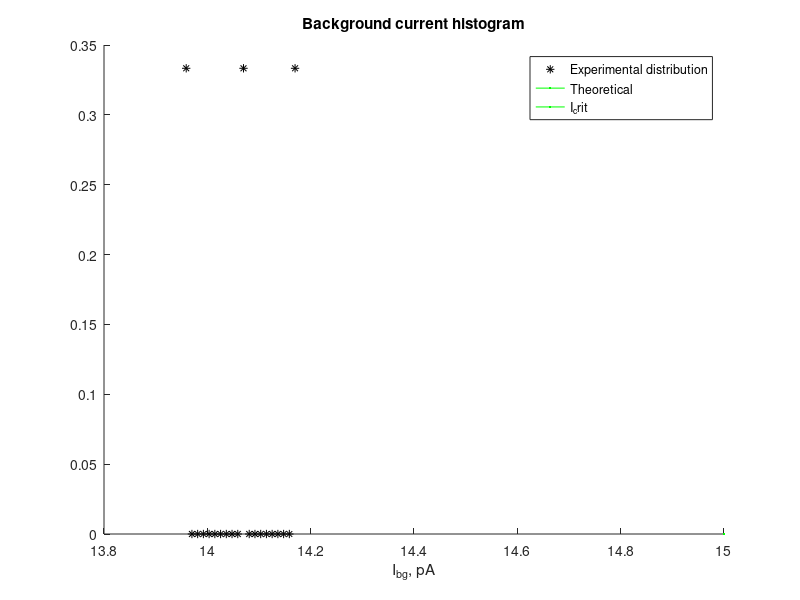

Write MATLAB code to recreate this figure.
%% Print Analysed Raw Data
function pard
global pi
pi = 3.14159265359;
    fprintf('\n\t\tNew instance %4.0f\n', random('Uniform', 1, 99999));

    LOAD_NEURON_PARAMETERS = 1;
    LOAD_POTENTIALS = 0;
    LOAD_SYNAPSE_DATA = 0;
    LOAD_SPIKES = 0;
    LOAD_SYNAPSES = 0;
    LOAD_CURRENTS = 0;
    
    CALCULATE_AVERAGE_POTENTIAL = LOAD_POTENTIALS * 1;              %Plots an average potential vs time
    CALCULATE_AVERAGE_CURRENT = LOAD_CURRENTS * 1;                  %Plots average synaptic current (with SD) vs time
    CALCULATE_BG_CURRENT_HISTOGRAM = LOAD_NEURON_PARAMETERS * 1;    %Plots a histogram of background currents of neurons
    
    CALCULATE_ACTIVITY_HISTOGRAM = LOAD_SPIKES * 1;                 %Plots an activity histogram (activity of network vs time)
    CALCULATE_AVERAGE_ISI = LOAD_SPIKES * 0;                        %Plots average InterSpike Interval vs time
    CALCULATE_ISI_HISTOGRAM = LOAD_SPIKES * 0;                      %Plots a histogram of ISI
    
    FIND_BURSTS = CALCULATE_ACTIVITY_HISTOGRAM * 1;                 %Finds bursts and marks them on other plots
    BURSTS_STATISTICS = FIND_BURSTS * 1;                            %Calculates and outputs some statistics about bursts, like length, amount os spikes, etc.
    CALCULATE_IBI = FIND_BURSTS * 0;    PLOT_IBI = CALCULATE_IBI * 0;%Calculates (and Plots resp.) time since last burst vs time.
    CALCULATE_IBI_HISTOGRAM = CALCULATE_IBI * 1;                    %Plots InterBurst Interval histogram vs time.
    FULL_BURST_AMPLITUDE = FIND_BURSTS * LOAD_SYNAPSES * 1;         %Calculates amplitude of bursts in terms of active synapses. Very slow.

%%%%%%%%%%%%%%%%%%%%%%%%%%%LOADING FROM FILES%%%%%%%%%%%%%%%%%%%%%%%%%%%%%%
    %% Analyzing parameters.txt
    fid = fopen('data/parameters.txt');
    fscanf(fid,'________Simulation parameters:\n');
    ton = fscanf(fid,'Type of neurons = %s');
    tos = fscanf(fid,'\nType of synapses = %s');
    N = fscanf(fid,'Neurons in simulation = %f;');
    p = fscanf(fid,'\nProbability of connection = %f;');
    time_length = fscanf(fid,'\nLength of simulation (msec) = %f;');
    tbe = fscanf(fid,'\nTime between exports (msec) = %f');
    fscanf(fid,'%s', 1);
    tbvie = fscanf(fid,'\nTime between I/V exports (msec) = %f');
    dt = fscanf(fid,';\nTime-step (msec) = %f;');
    fscanf(fid,'\n');
    tbwe = fscanf(fid,'\nTime between weight exports = %f;');
    aoin = fscanf(fid,'\nAmount of inhibitory neurons = %f;');
    tostim = fscanf(fid,'\nType of stimulation = %f;');
    syn_noise_freq = fscanf(fid,'\nSynaptic noise frequency = %f;');
    tau_stim = fscanf(fid,'\nTau stimulation = %f;');
    min_noise = fscanf(fid,'\nMin noise = %f;');
    max_noise = fscanf(fid,'ax noise = %f;');
    mean_stim = fscanf(fid,'\nMean stimulation = %f;');
    sd_stim = fscanf(fid,'\nSigma stimulation = %f;');
    import_neurons = fscanf(fid,'\nImport neurons = %d;');
    import_synapses = fscanf(fid,'synapses = %d;');
    fclose(fid);

    number_of_exports = floor(time_length / tbvie) + 1;
    fprintf('Parameters loaded.\n');

    %% Analysing neuron_parameters.txt
    if LOAD_NEURON_PARAMETERS == 1
        fid = fopen('data/neuron_parameters.txt');
        fscanf(fid,'\n________Neurons potential threshold:\n');
        Vth = fscanf(fid,'%f ');
        Vth = Vth';
        fscanf(fid,'\n________Neurons Vrest:\n');
        Vrest = fscanf(fid,'%f ');
        Vrest = Vrest';
        fscanf(fid,'\n________Neurons Ibg:\n');
        Ibg = fscanf(fid,'%f ');
        Ibg = Ibg';
        fclose(fid);
        fprintf('Neuron parameters loaded.\n');
    end
  
    %% Analyzing output.txt
    if LOAD_POTENTIALS == 1
        fid = fopen('data/output.txt');
        V = zeros(number_of_exports, N);
        time13 = zeros(1, number_of_exports);
        for i=1 : 1 : number_of_exports
            time13(i) = fscanf(fid, '_________Time = %f');
            fscanf(fid, '\n____Potentials:\n');
            asd = fscanf(fid, '%f ', [1 N]);
            for j=1 : 1 : N
                V(i, j) = asd(j);
            end
            fscanf(fid, '\n');
        end
        fclose(fid);
        fprintf('Output loaded.\n');
    end

    %% Analyzing synapse.txt
    if LOAD_SYNAPSE_DATA == 1
        fid = fopen('data/synapse.txt');
        X = zeros(1, number_of_exports);
        Y = zeros(1, number_of_exports);
        Z = zeros(1, number_of_exports);
        U = zeros(1, number_of_exports);
        time2 = zeros(1, number_of_exports);
        for i=1 : 1 : number_of_exports
            time2(i) = fscanf(fid, '_________Time = %f\n');
            X(i) = fscanf(fid, '%f ', 1);
            Y(i) = fscanf(fid, '%f ', 1);
            Z(i) = fscanf(fid, '%f ', 1);
            U(i) = fscanf(fid, '%f ', 1);
            fscanf(fid, '\n');
        end
        fclose(fid);
        fprintf('Synapse loaded.\n');
    end
  
    %% Analyzing spikes.txt
    if LOAD_SPIKES == 1
        fid = fopen('data/spikes.txt');
        rastr1 = fscanf(fid, '%f %f', [2 inf]);
        fclose(fid);
        rastr = rastr1(2,:);
        rastr_time = rastr1(1, :);
        rastr = rastr.';
        rastr_time = rastr_time.';
        num = size(rastr, 1);
        max_rastr_time = max(rastr_time);
        fprintf('Spikes loaded.\n');
    end

    %% Analyzing export/synapses.txt
    if LOAD_SYNAPSES == 1
        fid = fopen('export/synapses.txt', 'r');
        Nsyn = fscanf(fid, 'Number of synapses = %d');
        synnum = zeros(1, N);

        for i=1 : 1 : Nsyn
            buf = fscanf(fid, '%s', 1);
            while(~strcmp(buf,'from'))
                buf = fscanf(fid, '%s', 1);
            end
            buf00 = fscanf(fid, '%d', 1);
            synnum(buf00+1) = synnum(buf00+1) + 1;
        end
        fclose(fid);
        fprintf('Connections loaded.\n');
    end
    
    %% Analysing current.txt
    if LOAD_CURRENTS == 1
        fid = fopen('data/current.txt');
        I = zeros(number_of_exports, N);
        I_time = zeros(1, number_of_exports);
        for i=1 : 1 : number_of_exports
            I_time(i) = fscanf(fid, '_________Time = %f');
            asd = fscanf(fid, '%f ', [1 N]);
            for j=1 : 1 : N
                I(i, j) = asd(j);
            end
            fscanf(fid, '\n');
        end
        fclose(fid);
        fprintf('Currents loaded.\n');
    end
    
    
    fprintf('\tSimulation loaded.\n\n');
%%%%%%%%%%%%%%%%%%%%%%%%CALCULATING DATA%%%%%%%%%%%%%%%%%%%%%%%%%%%%%%%%%%%
    %% Calculate average potential
    if CALCULATE_AVERAGE_POTENTIAL == 1
        V_average = zeros(1, number_of_exports);
        for i=1 : 1 : number_of_exports
            for j=1 : 1 : N
                V_average(i) =  V_average(i) + V(i, j);
            end
            V_average(i) = V_average(i) / N;
        end
        fprintf('Average potential calculated.\n');
    end
    
    %% Calculate average current
    if CALCULATE_AVERAGE_CURRENT == 1
        I_average = zeros(1, number_of_exports);
        I_sd = zeros(1, number_of_exports);
        for i=1 : 1 : number_of_exports
            for j=1 : 1 : N
                I_average(i) =  I_average(i) + I(i, j);
            end
            I_average(i) = I_average(i) / N;
            for j=1 : 1 : number_of_exports
                I_sd(i) = I_sd(i) + (I_average(i) - I(i, j))^2;
            end
            I_sd(i) = sqrt(I_sd(i) / (N - 1));
        end
        fprintf('Average current calculated.\n');
    end
    
    %% BG current histogram
    if CALCULATE_BG_CURRENT_HISTOGRAM == 1
        I_bg_min = min(min(Ibg));
        I_bg_max = max(max(Ibg));
        I_bg_N = 20;    %SET AMOUNT OF HISTOGRAM PARTS HERE
        I_bg_d = (I_bg_max - I_bg_min) / (I_bg_N - 1);
        I_bg_hist = zeros(1, I_bg_N);
        for i=1 : 1 : N
            buf00 = floor((Ibg(i) - I_bg_min) / I_bg_d) + 1;
            I_bg_hist(buf00) = I_bg_hist(buf00) + 1;
        end
        I_bg_ind = I_bg_min : I_bg_d : I_bg_max;
        I_bg_thrs = 15;%pA
        I_bg_N1 = 0;
        I_bg_N2 = 0;
        for i=1 : 1 : N
            if(Ibg(i)>I_bg_thrs)
                I_bg_N1 = I_bg_N1 + 1;
            else
                I_bg_N2 = I_bg_N2 + 1;
            end
        end
    end
  
    %% Activity histogram
    if CALCULATE_ACTIVITY_HISTOGRAM == 1
        time_int_spikes = 1;
        integrated_spikes_amount = floor(time_length / time_int_spikes)+1;
        integrated_spikes = zeros(1, integrated_spikes_amount);
        integrated_spikes_time = zeros(1, integrated_spikes_amount);
        for i=1 : 1 : num
            integrated_spikes(floor(rastr_time(i) / time_int_spikes)+1) = ...
              integrated_spikes(floor(rastr_time(i) / time_int_spikes)+1) + 1;
        end
        integrated_spikes_time = 0 : time_int_spikes : ...
            (integrated_spikes_amount - 1) * time_int_spikes;
        integrated_spikes = integrated_spikes / N;
        fprintf('Activity histogram calculated.\n');
    end

    %% Average InterSpike Interval vs time
    if CALCULATE_AVERAGE_ISI == 1
        ISI = 1./(integrated_spikes * N);

        %Overall ISI
        spikes_in_neuron = ones(1, N);
        for i=1 : 1 : num
            spikes_in_neuron(rastr(i)+1) = spikes_in_neuron(rastr(i)+1) + 1;
        end
        overall_ISI = max_rastr_time ./ spikes_in_neuron;
        min_ISI_hist = 0;
        max_ISI_hist = max(max(overall_ISI));
        N_ISI_hist = N / 5; %SET AMOUNT OF HISTOGRAM PARTS HERE
        dISI_hist = (max_ISI_hist - min_ISI_hist) / (N_ISI_hist - 1);
        average_hist_ISI = zeros(1, N_ISI_hist);
        for i=1 : 1 : N
            buf00 = floor(overall_ISI(i) / dISI_hist) + 1;
            average_hist_ISI(buf00) = average_hist_ISI(buf00) + 1;
        end
        average_hist_ISI_ind = min_ISI_hist : dISI_hist : max_ISI_hist;
        fprintf('Average InterSpike Interval calculated.\n');
    end
  
    %% True ISI calculation - ISI histogram
    if CALCULATE_ISI_HISTOGRAM == 1
        spike_per_neuron = zeros(N, 1);
        for i=1 : 1 : length(rastr)
            neuronum = rastr(i) + 1;
            neurotime = rastr_time(i);
            spike_per_neuron(neuronum, 1) = spike_per_neuron(neuronum, 1) + 1;
            spike_per_neuron(neuronum, spike_per_neuron(neuronum, 1)+1) = neurotime;
        end
        diff_spike_per_neuron = zeros(size(spike_per_neuron));
        min_true_ISI = 0;
        max_true_ISI = 0;
        for i=1 : 1 : N
            diff_spike_per_neuron(i, 1) = spike_per_neuron(i, 1);
            diff_spike_per_neuron(i, 2) = spike_per_neuron(i, 2);
            if diff_spike_per_neuron(i, 2) > max_true_ISI
                max_true_ISI = diff_spike_per_neuron(i, 2);
            end
            if spike_per_neuron(i,1) > 1
                for j=2 : 1 : spike_per_neuron(i, 1)
                    diff_spike_per_neuron(i, j+1) = ...
                        spike_per_neuron(i, j+1) - spike_per_neuron(i, j);
                    if diff_spike_per_neuron(i, j+1) > max_true_ISI
                        max_true_ISI = diff_spike_per_neuron(i, j+1);
                    end
                end
            end
        end
        N_true_ISI = max_true_ISI / 10; %SET AMOUNT OF HISTOGRAM PARTS HERE
        true_ISI = zeros(1, N_true_ISI+1);
        d_true_ISI = (max_true_ISI - min_true_ISI) / N_true_ISI;
        for i=1 : 1 : N
            if diff_spike_per_neuron(i,1) > 0
                for j=1 : 1 : diff_spike_per_neuron(i, 1)
                    buf00 = floor(diff_spike_per_neuron(i, j+1) / d_true_ISI) + 1;
                    true_ISI(buf00) = true_ISI(buf00) + 1;
                end
            end
        end
        true_ISI_ind = min_true_ISI : d_true_ISI : max_true_ISI;
        fprintf('InterSpike Interval histogram calculated.\n');
    end
  
    %% Finding busrsts
    if FIND_BURSTS == 1
        burst_threshold = 0.2;          % % of network
        burst_width_threshold = 0.02;   % % of network
        window_size = 100;              %ms
        find_bursts = zeros(1, integrated_spikes_amount);
        for i=1 : 1 : integrated_spikes_amount
            if integrated_spikes(i) > burst_threshold
                find_bursts(i) = integrated_spikes(i);
            end
        end
        i = 1;
        while i < integrated_spikes_amount
            j = i+1;
            while integrated_spikes_time(j) - integrated_spikes_time(i) ...
                    < window_size && j+1 <= integrated_spikes_amount
                if find_bursts(i) > find_bursts(j)
                    find_bursts(j) = 0;
                else
                    find_bursts(i) = 0;
                    break;
                end
                j = j+1;
            end
            i = j;
        end
        amount_of_bursts = 0;
        burst_amps = zeros(1);
        burst_time = zeros(1);
        burst_spikes = zeros(1);
        burst_start = zeros(1);
        burst_end = zeros(1);
        for i=1 : 1 : integrated_spikes_amount
            if find_bursts(i) > 0
                amount_of_bursts = amount_of_bursts + 1;
                burst_amps(amount_of_bursts) = find_bursts(i) * N;
                burst_time(amount_of_bursts) = integrated_spikes_time(i);

                j = i-1;
                burst_spikes(amount_of_bursts) = integrated_spikes(i);
                while integrated_spikes(j) > burst_width_threshold
                    burst_spikes(amount_of_bursts) = ...
                        burst_spikes(amount_of_bursts) + integrated_spikes(j);
                    j = j - 1;
                    if j < 1
                        j = 1;
                        break;
                    end
                end
                burst_start(amount_of_bursts) = integrated_spikes_time(j);

                j = i+1;
                while integrated_spikes(j) > burst_width_threshold
                    burst_spikes(amount_of_bursts) = ...
                        burst_spikes(amount_of_bursts) + integrated_spikes(j);
                    j = j + 1;
                    if j > integrated_spikes_amount
                        j = integrated_spikes_amount;
                        break;
                    end
                end
                burst_end(amount_of_bursts) = integrated_spikes_time(j);
            end
        end
        burst_spikes = burst_spikes * N;
        burst_length = burst_end - burst_start;
        fprintf('Bursts found.\n');
    end
  
    %% Bursts statistics: average size, length, etc.
    if BURSTS_STATISTICS == 1
        % Average
        burst_length_av = 0;
        burst_activity_amp_av = 0;
        burst_spikes_amp_av = 0;
        for i=1 : 1 : amount_of_bursts
            burst_spikes_amp_av = burst_spikes_amp_av + burst_spikes(i);
            burst_length_av = burst_length_av + burst_length(i);
            burst_activity_amp_av = burst_activity_amp_av + burst_amps(i);
        end
        burst_spikes_amp_av = burst_spikes_amp_av / amount_of_bursts;
        burst_length_av = burst_length_av / amount_of_bursts;
        burst_activity_amp_av = burst_activity_amp_av / amount_of_bursts;
        
        % SD
        burst_length_sd = 0;
        burst_activity_amp_sd = 0;
        burst_spikes_amp_sd = 0;
        for i=1 : 1 : amount_of_bursts
            burst_length_sd = burst_length_sd + (burst_length(i) - burst_length_av)^2;
            burst_activity_amp_sd = burst_activity_amp_sd + (burst_activity_amp_av - burst_amps(i))^2;
            burst_spikes_amp_sd = burst_spikes_amp_sd + (burst_spikes_amp_av - burst_spikes(i))^2;
        end
        burst_spikes_amp_sd = sqrt(burst_spikes_amp_sd / (amount_of_bursts - 1));
        burst_length_sd = sqrt(burst_length_sd / (amount_of_bursts - 1));
        burst_activity_amp_sd = sqrt(burst_activity_amp_sd / (amount_of_bursts - 1));

        fprintf('Normal burst statistics calculated.\n');
    end
  
    %% InterBurst Interval calculation
    if CALCULATE_IBI == 1
        IBI = zeros(size(burst_amps));
        IBI(1) = burst_time(1);
        for i=2 : 1 : amount_of_bursts
            IBI(i) = burst_time(i) - burst_time(i-1);
        end
        fprintf('InterBurst Interval calculated.\n');
    end
    
    %% InterBurst Interval histogram
    if CALCULATE_IBI_HISTOGRAM == 1
        IBI_min = 0;
        IBI_max = max(max(IBI));
        IBI_N = 1000;   %SET AMOUNT OF HISTOGRAM PARTS HERE
        IBI_d = (IBI_max - IBI_min) / (IBI_N -1);
        IBI_hist = zeros(1, IBI_N);
        for i=1 : 1 : amount_of_bursts
            IBI_hist(floor(IBI(i) / IBI_d) + 1) = ...
                IBI_hist(floor(IBI(i) / IBI_d) + 1) + 1;
        end
        IBI_hist_ind = IBI_min : IBI_d : IBI_max;
        fprintf('InterBurst Interval histogram calculated.\n');
    end

    %% Burst amplitudes as spikes in synapses
    if FULL_BURST_AMPLITUDE == 1
        burst_full_amps = zeros(size(burst_time));
        for i=1 : 1 : length(rastr)
            for j=1 : 1 : length(burst_time)
                if burst_time(j) - rastr_time(i) > -time_int_spikes && ...
                      burst_time(j) - rastr_time(i) <= 0
                    burst_full_amps(j) = burst_full_amps(j) + synnum(rastr(i)+1);
                end
            end
        end
        average_full_burst_amp = 0;
        for i=1 : 1 : length(burst_time)
            average_full_burst_amp = average_full_burst_amp + burst_full_amps(i);
        end
        average_full_burst_amp = average_full_burst_amp / length(burst_time);
        sd_full_burst_amp = 0;
        for i=1 : 1 : amount_of_bursts
            sd_full_burst_amp = sd_full_burst_amp + (average_full_burst_amp - burst_full_amps(i))^2;
        end
        sd_full_burst_amp = sqrt(sd_full_burst_amp/length(burst_time));
        fprintf('Synapse bursts amplitudes calculated.\n');
    end

    fprintf('\t\tData analysed.\n');
%%%%%%%%%%%%%%%%%%%%%%%%PLOTTING DATA%%%%%%%%%%%%%%%%%%%%%%%%%%%%%%%%%%%%%%
    plotnum = 1;    %number of the free figure
    %% Average potential
    if CALCULATE_AVERAGE_POTENTIAL == 1
        figure(plotnum);
        plot(time13, V_average / 15);
        axis([0 max(max(time13)) 0 1]);
        title('Average potential');
        xlabel('Time, ms');
        ylabel('Potential / Vth');
        plotnum = plotnum + 1;
    end

    %% RASTER
    if LOAD_SPIKES == 1
        figure(plotnum);
        hold on;
        plot(rastr_time, rastr, 'k.','MarkerSize',1);
        if FIND_BURSTS == 1
            for i=1 : 1 : amount_of_bursts
                plot([burst_time(i) burst_time(i)], [0 N], 'r');
            end
        end
        plot([max_rastr_time max_rastr_time], [0 N], 'g.-');
        title('Raster plot of spiking neurons');
        axis([0 time_length 0 N]);
        xlabel('Time, ms');
        ylabel('Number of neuron');
        hold off;
        plotnum = plotnum + 1;
    end

    %% Activity
    if CALCULATE_ACTIVITY_HISTOGRAM == 1
        figure(plotnum);
        hold on;
        plot(integrated_spikes_time, integrated_spikes);
        plot([max_rastr_time max_rastr_time], [0 N], 'g.-');
        if FIND_BURSTS == 1
            for i=1 : 1 : amount_of_bursts
                plot([burst_time(i) burst_time(i)], [0 burst_amps(i)/N], 'r');
            end
        end
        title('Fraction of neurons spiking per time');
        axis([0 time_length 0 1]);
        xlabel('Time, ms');
        ylabel('Fraction of network');
        hold off;
        plotnum = plotnum + 1;
    end
    
    %% Synapse data
    if LOAD_SYNAPSE_DATA == 1
        figure(plotnum);
        hold on;
        title('Average x, y, z, u.');
        plot(time2, X, 'b');
        plot(time2, Y, 'k');
        plot(time2, Z, 'y');
        plot(time2, U, 'r');
        axis([0 time_length 0 1]);
        legend('X', 'Y', 'Z', 'U');
        xlabel('Time, ms');
        ylabel('Fraction');
        hold off;
        plotnum = plotnum + 1;
    end

    %% IBI
    if PLOT_IBI == 1
        figure(plotnum);
        hold on;
        plot(burst_time, IBI, 'k');
        title('InterBurst Interval');
        xlabel('Time, ms');
        ylabel('InterBurst Interval, ms');
        hold off;
        plotnum = plotnum + 1;
    end

    %% Average ISI
    if CALCULATE_AVERAGE_ISI == 1
        figure(plotnum);
        hold on;
        plot(integrated_spikes_time, ISI, 'k');
        title('Average InterSpikes Interval');
        axis([0 time_length 0 1]);
        xlabel('Time, ms');
        ylabel('InterSpikes Interval, ms');
        hold off;
        plotnum = plotnum + 1;
    end

    %% Average ISI histogram
    if CALCULATE_AVERAGE_ISI == 1
        figure(plotnum);
        hold on;
        plot(average_hist_ISI_ind, average_hist_ISI, 'k');
        title('InterSpikes Interval Histogram');
        xlabel('Time, ms');
        ylabel(' ');
        hold off;
        plotnum = plotnum + 1;
    end

    %% ISI histogram
    if CALCULATE_ISI_HISTOGRAM == 1
        figure(plotnum);
        hold on;
        plot(true_ISI_ind, true_ISI, 'k*');
        title('InterSpikes Interval Histogram')
        xlabel('Time, ms');
        ylabel(' ');
        hold off;
        plotnum = plotnum + 1;
    end

    %% IBI histogram
    if CALCULATE_IBI_HISTOGRAM == 1
        figure(plotnum);
        hold on;
        plot(IBI_hist_ind, IBI_hist, 'k*');
        title('InterBurst Interval Histogram')
        xlabel('Time, ms');
        ylabel(' ');
        hold off;
        plotnum = plotnum + 1;
    end

    %% Currents
    if LOAD_CURRENTS == 1
        figure(plotnum);
        hold on;
        errorbar(I_time, I_average, I_sd, 'k');
        title('Average currents with sd')
        xlabel('Time, ms');
        ylabel('Synaptic current, pA');
        axis([0 time_length min(min(I))*1.1 max(max(I))*1.1]);
        hold off;
        plotnum = plotnum + 1;
    end
    
    %% Background currents
    if CALCULATE_BG_CURRENT_HISTOGRAM == 1
        figure(plotnum);
        hold on;
        plot(I_bg_ind, I_bg_hist / N, 'k*');
        arr = min_noise : (max_noise - min_noise) / 1000 : max_noise;
        plot(arr, normalDistrTheor(mean_stim, sd_stim, arr), 'r');%.*max(max(I_bg_hist))*10
        plot([I_bg_thrs I_bg_thrs], [0 normalDistrTheor(mean_stim, sd_stim, I_bg_thrs)],'g');
        title('Background current histogram')
        xlabel('I_{bg}, pA');
        ylabel(' ');
        legend('Experimental distribution', 'Theoretical', 'I_crit');
        hold off;
        plotnum = plotnum + 1;
    end

%%%%%%%%%%%%%%%%%%%%%%%%PRINTING DATA%%%%%%%%%%%%%%%%%%%%%%%%%%%%%%%%%%%%%%
    %% Burst data:
    if FIND_BURSTS == 1
        fprintf('Burst info: Total %d bursts:', amount_of_bursts);
        for i=1 : 1 : amount_of_bursts
            fprintf(' %d', burst_amps(i));
        end
        fprintf('\n');
    end
    if BURSTS_STATISTICS == 1
        fprintf('\nBursts'' neuron amps: Mean: %f, sd: %f.', burst_activity_amp_av, burst_activity_amp_sd);
        fprintf('\nBursts'' lengths: Mean: %f, sd: %f.', burst_length_av, burst_length_sd);
        fprintf('\nBursts'' spikes amounts: Mean: %f, sd: %f.', burst_spikes_amp_av, burst_spikes_amp_sd);
    end
    if FULL_BURST_AMPLITUDE == 1
        fprintf('\nBurst unnormal info. Mean: %f, sd: %f.', average_full_burst_amp, sd_full_burst_amp);
    end
    
    %% BG current data:
    if CALCULATE_BG_CURRENT_HISTOGRAM == 1
        fprintf('\n\nBackground current info. N1 (active): %d (%.1f%%), N2(not-active): %d (%.1f%%).', I_bg_N1, I_bg_N1 / N*100, I_bg_N2, I_bg_N2/N*100);
    end
%     fid = fopen('current_hist_data.txt', 'w');
%     fprintf(fid, 'I_bg | Amount of neurons with this Ibg.\n\n');
%     for i=1 : 1 : I_bg_N
%         fprintf(fid, '%.5f %d\n', I_bg_ind(i), I_bg_hist(i));
%     end
%     fclose(fid);

    fprintf('\n');
    
end

function answ = normalDistrTheor(average, sd, index)
global pi
    answ = 1 ./ (sqrt(2.*pi).*sd) .* exp(- (index - average).^2 ./ (2 .* sd.^2));
end
